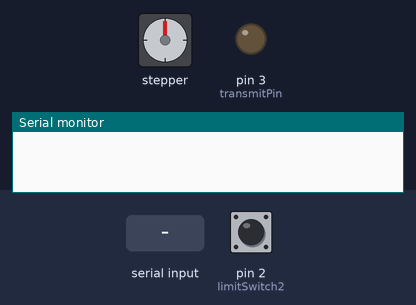
The sketch below on a simulated Arduino Uno, built with avr-gcc and run on an emulated ATmega328P. Shown: stepper motor, output pins drawn as LEDs (lit = HIGH), the last lines printed to the serial monitor. The test bench sets the inputs (shaded band); at power-on: pin 2 (limitSwitch2) LOW. Stepper angles assume 200 steps per turn.

Above: at 1.2 s.
1.3 s: pin 2 (limitSwitch2) pulled HIGH for 0.15 s
2.9 s: "MoveActuator1" received over Serial
At 4.06 s:
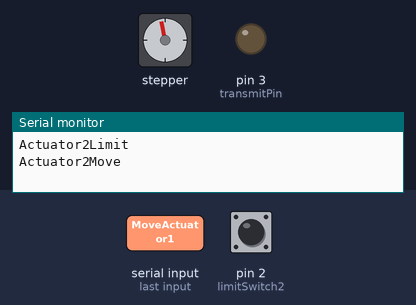
Timing chart, 0 to 6.0 s (numbered marks = the images above; inputs shaded):
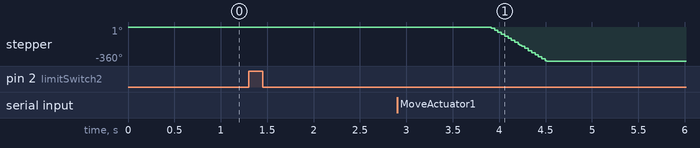

The sketch:

arduinotxrx.ino
```cpp
#include <Stepper.h>

const int stepsPerRevolution = 200; // Change this according to your stepper motor
Stepper myStepper(stepsPerRevolution, 8, 9, 10, 11); // Adjust pins based on your setup

const int limitSwitch2 = 2;
const int transmitPin = 3;
const int receivePin = 4;

void setup() {
  pinMode(limitSwitch2, INPUT);
  pinMode(transmitPin, OUTPUT);
  pinMode(receivePin, INPUT);
  Serial.begin(9600);
  myStepper.setSpeed(100); // Set the speed of the stepper motor
}

void loop() {
  if (digitalRead(limitSwitch2) == HIGH) {
    Serial.println("Actuator2Limit");
    while (Serial.available() <= 0);
    if (Serial.readString() == "MoveActuator1") {
      Serial.println("Actuator2Move");
      // Move Actuator 2 to opposite direction
      myStepper.step(-stepsPerRevolution); // Example: Move one full revolution in opposite direction
    }
  }
}
```

Measured:
- after the input at 2.9 s, stepper: turns 360° counter-clockwise in 0.60 s, starting after 1.0 s
